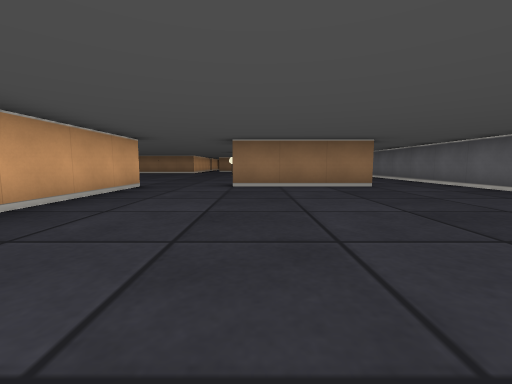
view 1 (above)

17 first-person views from a walk through a cub3D level. The camera is about half as high as the walls, tilts 6° down and sees 90° across. The floor is counted in squares. Each view is taken from the middle of a square. On the plan, view 1 faces up. The plan holds only what a view shows up to about 9 squares ahead; the rest is blank.

view 2
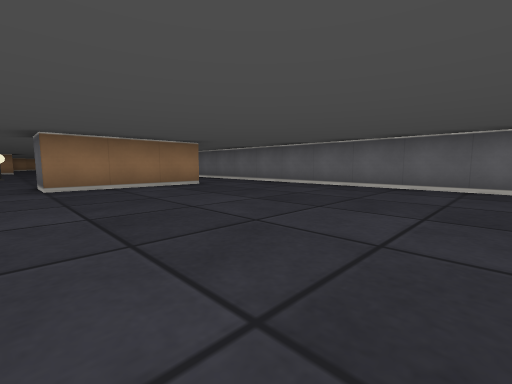

view 3
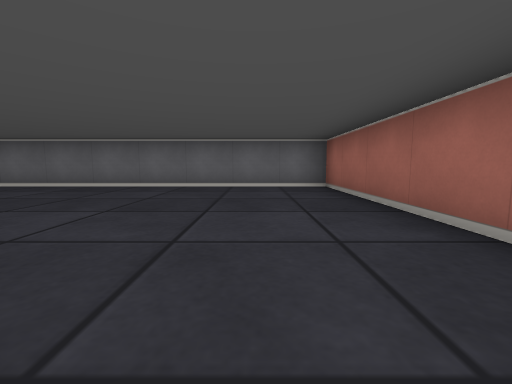

view 4
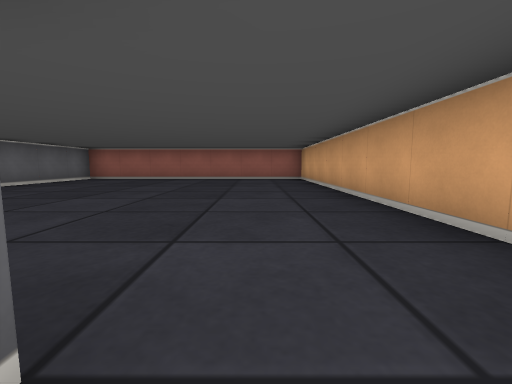

view 5
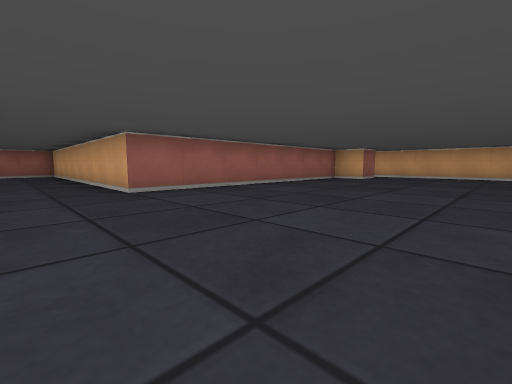

view 6
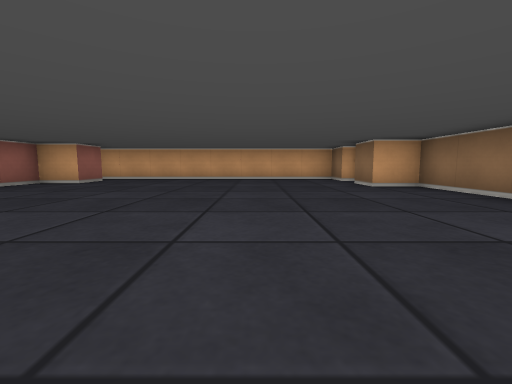

view 7
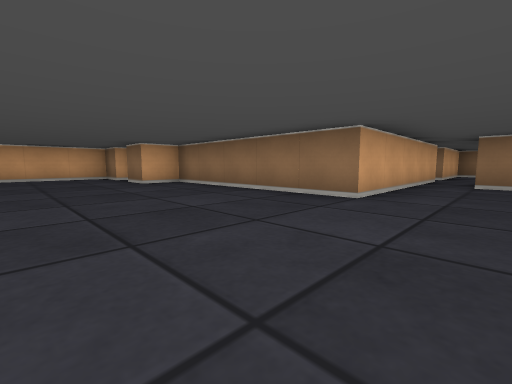

view 8
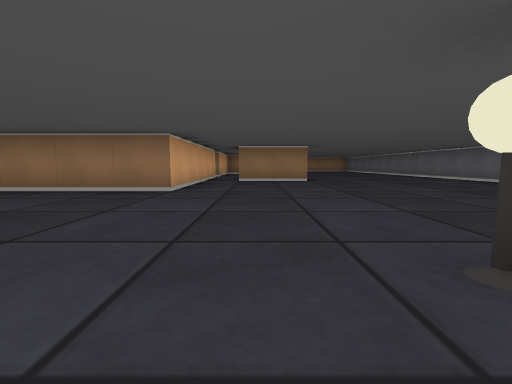

view 9
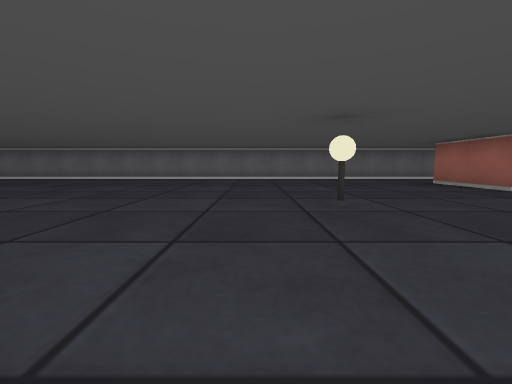

view 10
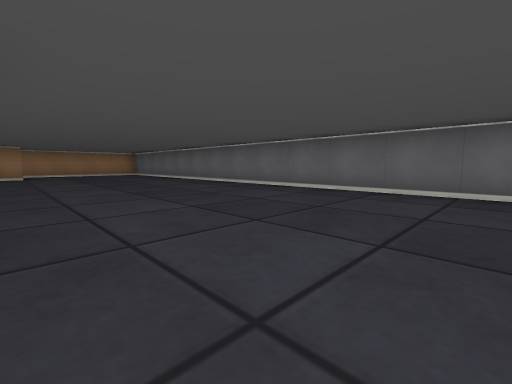

view 11
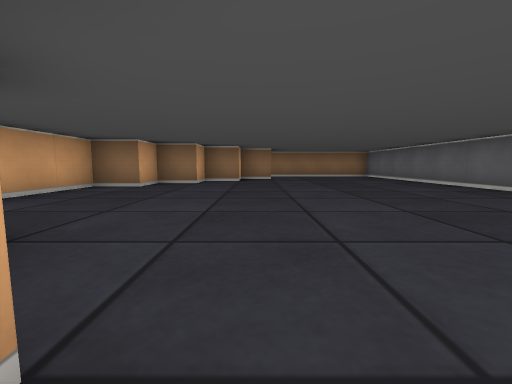

view 12
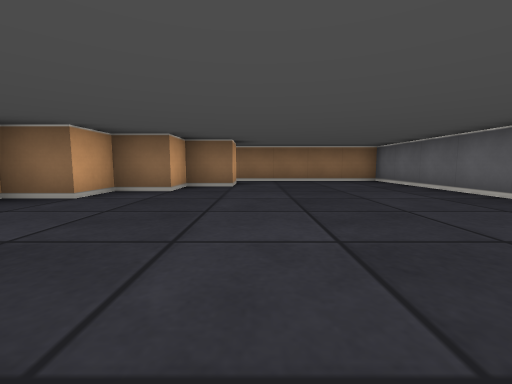

view 13
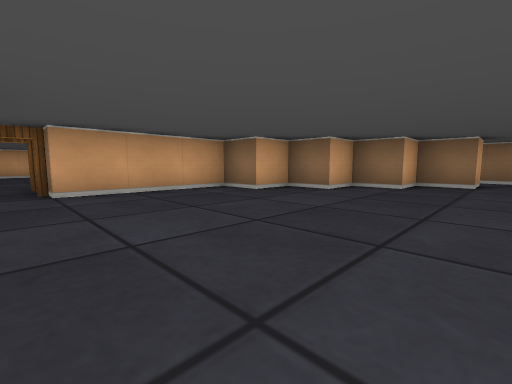

view 14
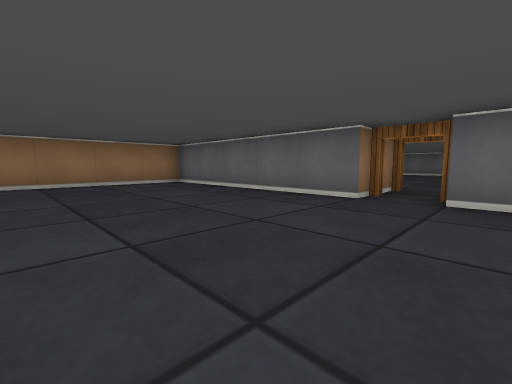

view 15
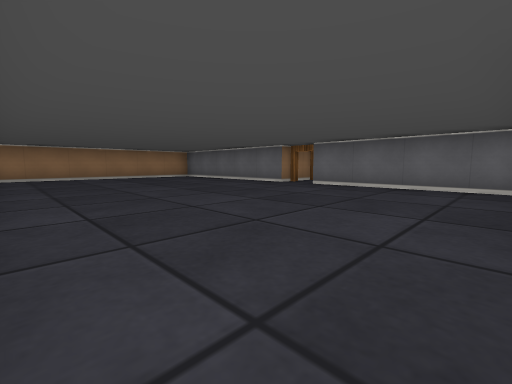

view 16
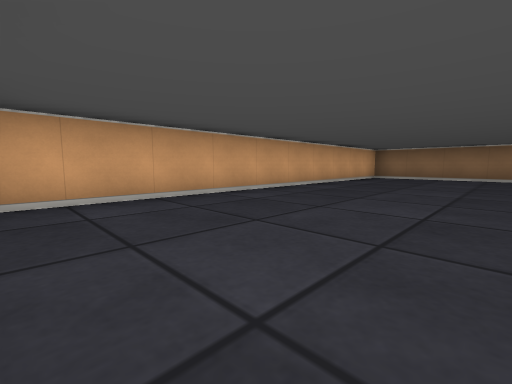

view 17
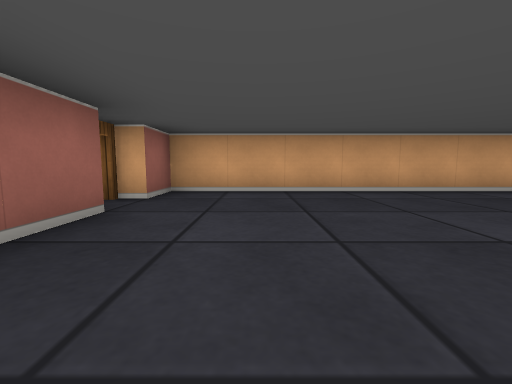

### Floor plan
Points are (right, up) in squares from view 1. A wall is a line through its corners. A room is listed if a view was taken in it or the views show most of it. See-through windows are left out.
Room 1 (views 1, 2, 3)
walls: (2.6, 5.5) (-0.5, 5.5); (-2.5, 5.5) (-2.5, -2.5) (4.5, -2.5) (4.5, 7.5)
ways out: opening at (-1.5, 5) to room 2; opening at (3.5, 6.5) to room 2
Room 2 (views 4, 5, 6, 7, 8, 9, 10, 11, 12, 13)
walls: (-0.4, 17.5) (-2.5, 17.5); (-3.5, 19.5) (-3.5, 14.5) (-8.5, 14.5) (-8.5, 13.5) (-9.5, 13.5); (0.5, 7.5) (2.5, 7.5); (-10.5, 13.5) (-11.5, 13.5) (-11.5, 5.9); (-0.5, 5.5) (-0.5, 6.5); (4.5, 7.5) (4.5, 28.5) (0.4, 28.5); (-10.5, 6.5) (-9.5, 6.5) (-9.5, 5.5) (-2.5, 5.5); (0.5, 27.5) (0.5, 26.5) (-0.5, 26.5) (-0.5, 25.5) (-1.5, 25.5) (-1.5, 24.5) (-2.5, 24.5) (-2.5, 23.5) (-3.5, 23.5) (-3.5, 20.5)
ways out: opening at (-1.5, 5) to room 1; opening at (3.5, 6.5) to room 1; open door at (-10, 14.5) to room 3; open door at (-4.5, 20) to room 3
objects: lamp (-1, 11)
Room 3 (views 14, 15, 16, 17)
walls: (-5.5, 20.5) (-5.5, 25.5) (-11.5, 25.5) (-11.5, 15.5) (-10.5, 15.5); (-9.5, 15.5) (-8.4, 15.5); (-5.5, 15.9) (-5.5, 19.5)
ways out: open door at (-10, 14.5) to room 2; open door at (-4.5, 20) to room 2

Positions as (right, up) in squares from view 1, and headings:
1: (0, 0), facing up
2: (-1, 0), facing up-right
3: (-1, -1), facing right
4: (-1, 6), facing down
5: (-1, 10), facing down-left
6: (-3, 11), facing left
7: (-2, 11), facing up-left
8: (-2, 10), facing up
9: (-4, 12), facing right
10: (0, 16), facing up-right
11: (0, 18), facing up
12: (1, 21), facing up
13: (1, 20), facing up-left
14: (-9, 19), facing up-right
15: (-11, 16), facing up-right
16: (-8, 16), facing up-left
17: (-7, 17), facing left
